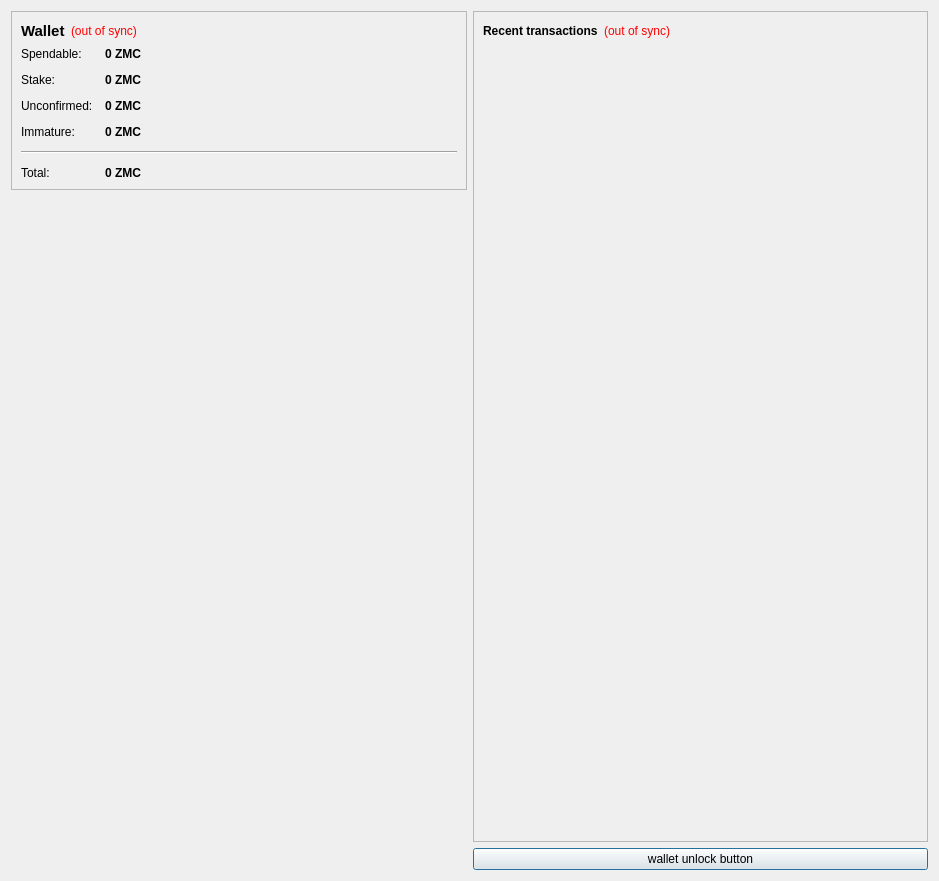
<?xml version="1.0" encoding="UTF-8"?>
<ui version="4.0">
 <class>OverviewPage</class>
 <widget class="QWidget" name="OverviewPage">
  <property name="geometry">
   <rect>
    <x>0</x>
    <y>0</y>
    <width>939</width>
    <height>881</height>
   </rect>
  </property>
  <property name="windowTitle">
   <string>Form</string>
  </property>
  <layout class="QHBoxLayout" name="horizontalLayout" stretch="0,0">
   <item>
    <layout class="QVBoxLayout" name="verticalLayout_2">
     <item>
      <widget class="QFrame" name="frame">
       <property name="frameShape">
        <enum>QFrame::StyledPanel</enum>
       </property>
       <property name="frameShadow">
        <enum>QFrame::Raised</enum>
       </property>
       <layout class="QVBoxLayout" name="verticalLayout_4">
        <item>
         <layout class="QHBoxLayout" name="horizontalLayout_4">
          <item>
           <widget class="QLabel" name="label_5">
            <property name="font">
             <font>
              <pointsize>11</pointsize>
              <weight>75</weight>
              <bold>true</bold>
             </font>
            </property>
            <property name="text">
             <string>Wallet</string>
            </property>
           </widget>
          </item>
          <item>
           <widget class="QLabel" name="labelWalletStatus">
            <property name="toolTip">
             <string>The displayed information may be out of date. Your wallet automatically synchronizes with the ZombieCoin network after a connection is established, but this process has not completed yet.</string>
            </property>
            <property name="styleSheet">
             <string notr="true">QLabel { color: red; }</string>
            </property>
            <property name="text">
             <string notr="true">(out of sync)</string>
            </property>
            <property name="alignment">
             <set>Qt::AlignLeading|Qt::AlignLeft|Qt::AlignVCenter</set>
            </property>
           </widget>
          </item>
          <item>
           <spacer name="horizontalSpacer_2">
            <property name="orientation">
             <enum>Qt::Horizontal</enum>
            </property>
            <property name="sizeHint" stdset="0">
             <size>
              <width>40</width>
              <height>20</height>
             </size>
            </property>
           </spacer>
          </item>
         </layout>
        </item>
        <item>
         <layout class="QFormLayout" name="formLayout_2">
          <property name="fieldGrowthPolicy">
           <enum>QFormLayout::AllNonFixedFieldsGrow</enum>
          </property>
          <property name="horizontalSpacing">
           <number>12</number>
          </property>
          <property name="verticalSpacing">
           <number>12</number>
          </property>
          <item row="0" column="0">
           <widget class="QLabel" name="label">
            <property name="text">
             <string>Spendable:</string>
            </property>
           </widget>
          </item>
          <item row="0" column="1">
           <widget class="QLabel" name="labelBalance">
            <property name="font">
             <font>
              <weight>75</weight>
              <bold>true</bold>
             </font>
            </property>
            <property name="cursor">
             <cursorShape>IBeamCursor</cursorShape>
            </property>
            <property name="toolTip">
             <string>Your current spendable balance</string>
            </property>
            <property name="text">
             <string notr="true">0 ZMC</string>
            </property>
            <property name="textInteractionFlags">
             <set>Qt::LinksAccessibleByMouse|Qt::TextSelectableByKeyboard|Qt::TextSelectableByMouse</set>
            </property>
           </widget>
          </item>
          <item row="1" column="0">
           <widget class="QLabel" name="label_6">
            <property name="text">
             <string>Stake:</string>
            </property>
           </widget>
          </item>
          <item row="1" column="1">
           <widget class="QLabel" name="labelStake">
            <property name="font">
             <font>
              <weight>75</weight>
              <bold>true</bold>
             </font>
            </property>
            <property name="cursor">
             <cursorShape>IBeamCursor</cursorShape>
            </property>
            <property name="toolTip">
             <string>Total of coins that was staked, and do not yet count toward the current balance</string>
            </property>
            <property name="text">
             <string notr="true">0 ZMC</string>
            </property>
            <property name="textInteractionFlags">
             <set>Qt::LinksAccessibleByMouse|Qt::TextSelectableByKeyboard|Qt::TextSelectableByMouse</set>
            </property>
           </widget>
          </item>
          <item row="2" column="0">
           <widget class="QLabel" name="label_3">
            <property name="text">
             <string>Unconfirmed:</string>
            </property>
           </widget>
          </item>
          <item row="2" column="1">
           <widget class="QLabel" name="labelUnconfirmed">
            <property name="font">
             <font>
              <weight>75</weight>
              <bold>true</bold>
             </font>
            </property>
            <property name="cursor">
             <cursorShape>IBeamCursor</cursorShape>
            </property>
            <property name="toolTip">
             <string>Total of transactions that have yet to be confirmed, and do not yet count toward the current balance</string>
            </property>
            <property name="text">
             <string notr="true">0 ZMC</string>
            </property>
            <property name="textInteractionFlags">
             <set>Qt::LinksAccessibleByMouse|Qt::TextSelectableByKeyboard|Qt::TextSelectableByMouse</set>
            </property>
           </widget>
          </item>
          <item row="3" column="0">
           <widget class="QLabel" name="labelImmatureText">
            <property name="text">
             <string>Immature:</string>
            </property>
           </widget>
          </item>
          <item row="3" column="1">
           <widget class="QLabel" name="labelImmature">
            <property name="font">
             <font>
              <weight>75</weight>
              <bold>true</bold>
             </font>
            </property>
            <property name="toolTip">
             <string>Mined balance that has not yet matured</string>
            </property>
            <property name="text">
             <string notr="true">0 ZMC</string>
            </property>
            <property name="textInteractionFlags">
             <set>Qt::LinksAccessibleByMouse|Qt::TextSelectableByKeyboard|Qt::TextSelectableByMouse</set>
            </property>
           </widget>
          </item>
          <item row="4" column="0" colspan="2">
           <widget class="Line" name="line">
            <property name="orientation">
             <enum>Qt::Horizontal</enum>
            </property>
           </widget>
          </item>
          <item row="5" column="0">
           <widget class="QLabel" name="labelTotalText">
            <property name="text">
             <string>Total:</string>
            </property>
           </widget>
          </item>
          <item row="5" column="1">
           <widget class="QLabel" name="labelTotal">
            <property name="font">
             <font>
              <weight>75</weight>
              <bold>true</bold>
             </font>
            </property>
            <property name="cursor">
             <cursorShape>IBeamCursor</cursorShape>
            </property>
            <property name="toolTip">
             <string>Your current total balance</string>
            </property>
            <property name="text">
             <string notr="true">0 ZMC</string>
            </property>
            <property name="textInteractionFlags">
             <set>Qt::LinksAccessibleByMouse|Qt::TextSelectableByKeyboard|Qt::TextSelectableByMouse</set>
            </property>
           </widget>
          </item>
         </layout>
        </item>
       </layout>
      </widget>
     </item>
     <item>
      <spacer name="verticalSpacer_4">
       <property name="orientation">
        <enum>Qt::Vertical</enum>
       </property>
       <property name="sizeHint" stdset="0">
        <size>
         <width>20</width>
         <height>40</height>
        </size>
       </property>
      </spacer>
     </item>
     <item>
      <widget class="QLabel" name="label_2">
       <property name="text">
        <string/>
       </property>
       <property name="pixmap">
        <pixmap resource="../bitcoin.qrc">:/images/Wallet_Logo</pixmap>
       </property>
       <property name="alignment">
        <set>Qt::AlignCenter</set>
       </property>
      </widget>
     </item>
     <item>
      <spacer name="verticalSpacer">
       <property name="orientation">
        <enum>Qt::Vertical</enum>
       </property>
       <property name="sizeHint" stdset="0">
        <size>
         <width>20</width>
         <height>40</height>
        </size>
       </property>
      </spacer>
     </item>
    </layout>
   </item>
   <item>
    <layout class="QVBoxLayout" name="verticalLayout_3">
     <item>
      <widget class="QFrame" name="frame_2">
       <property name="frameShape">
        <enum>QFrame::StyledPanel</enum>
       </property>
       <property name="frameShadow">
        <enum>QFrame::Raised</enum>
       </property>
       <layout class="QVBoxLayout" name="verticalLayout">
        <item>
         <layout class="QHBoxLayout" name="horizontalLayout_2">
          <item>
           <widget class="QLabel" name="label_4">
            <property name="text">
             <string>&lt;b&gt;Recent transactions&lt;/b&gt;</string>
            </property>
           </widget>
          </item>
          <item>
           <widget class="QLabel" name="labelTransactionsStatus">
            <property name="toolTip">
             <string>The displayed information may be out of date. Your wallet automatically synchronizes with the ZombieCoin network after a connection is established, but this process has not completed yet.</string>
            </property>
            <property name="styleSheet">
             <string notr="true">QLabel { color: red; }</string>
            </property>
            <property name="text">
             <string notr="true">(out of sync)</string>
            </property>
            <property name="alignment">
             <set>Qt::AlignRight|Qt::AlignTrailing|Qt::AlignVCenter</set>
            </property>
           </widget>
          </item>
          <item>
           <spacer name="horizontalSpacer">
            <property name="orientation">
             <enum>Qt::Horizontal</enum>
            </property>
            <property name="sizeHint" stdset="0">
             <size>
              <width>40</width>
              <height>20</height>
             </size>
            </property>
           </spacer>
          </item>
         </layout>
        </item>
        <item>
         <widget class="QListView" name="listTransactions">
          <property name="styleSheet">
           <string notr="true">QListView { background: transparent; }</string>
          </property>
          <property name="frameShape">
           <enum>QFrame::NoFrame</enum>
          </property>
          <property name="verticalScrollBarPolicy">
           <enum>Qt::ScrollBarAlwaysOff</enum>
          </property>
          <property name="horizontalScrollBarPolicy">
           <enum>Qt::ScrollBarAlwaysOff</enum>
          </property>
          <property name="selectionMode">
           <enum>QAbstractItemView::NoSelection</enum>
          </property>
         </widget>
        </item>
       </layout>
      </widget>
     </item>
     <item>
      <widget class="QPushButton" name="unlockWalletButton">
       <property name="sizePolicy">
        <sizepolicy hsizetype="Minimum" vsizetype="Fixed">
         <horstretch>0</horstretch>
         <verstretch>0</verstretch>
        </sizepolicy>
       </property>
       <property name="maximumSize">
        <size>
         <width>16777214</width>
         <height>16777214</height>
        </size>
       </property>
       <property name="toolTip">
        <string/>
       </property>
       <property name="text">
        <string>wallet unlock button</string>
       </property>
       <property name="checkable">
        <bool>false</bool>
       </property>
       <property name="autoDefault">
        <bool>false</bool>
       </property>
       <property name="default">
        <bool>true</bool>
       </property>
       <property name="flat">
        <bool>false</bool>
       </property>
      </widget>
     </item>
    </layout>
   </item>
  </layout>
 </widget>
 <resources>
  <include location="../bitcoin.qrc"/>
 </resources>
 <connections/>
</ui>
